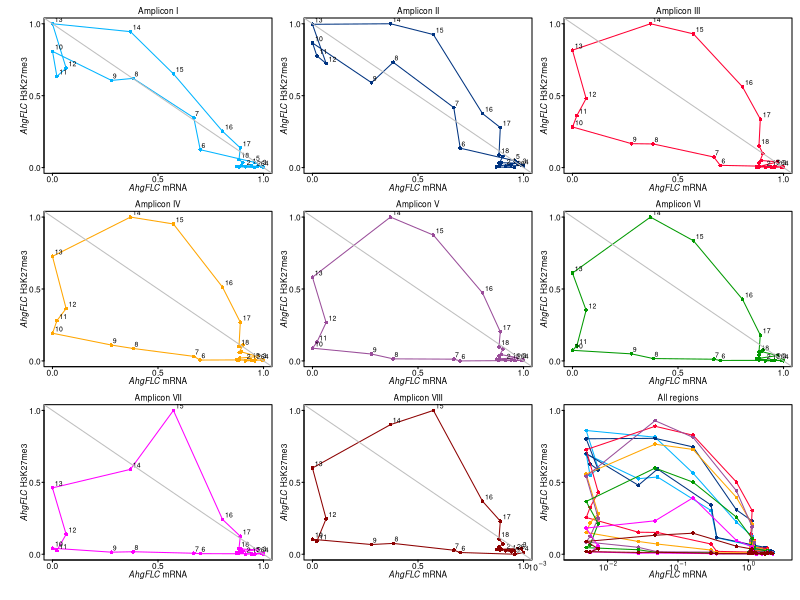

This chart was generated by the following R code:

x<-read.csv("data/Omoide_RNA_histone_2nd_year.csv",header=T,sep=",")
x2<-as.matrix(x)
library(calibrate)

nor <- function(x){(x-min(x))/(max(x)-min(x))}

pdf("figs/RNA-K27_Lissajous_ACT2_STM_2nd_year.pdf",width=3.3,height=3.5)	
par(ps=6)
par(mfrow=c(3,3))
par(oma=c(1,1,0,0))
par(mar=c(1,1.2,0.9,0.4))
par(cex=1)

### mRNA-H3K27me3 ##################################################

# amplicon I
plot(nor(x2[,"FLC.log10mean"]), nor(x2[,"K27_I_STM_mean"]),type="o",
     pch=16,cex=0.5,col=rgb(0,0.7,1),las=1,tcl=-0.1, xlim=c(0,1),ylim=c(0,1),
     xlab="",ylab="",xaxt="n",yaxt="n")

par(ps=5)
textxy(nor(x2[c(1:18,26),"FLC.log10mean"]),
       nor(x2[c(1:18,26),"K27_I_STM_mean"]),
       c(1:18,26),cex=1)	

par(ps=6)
par(mgp=c(0,-0.35,0))
axis(side=1,at=seq(0,1,0.5), tcl=-0.1)
par(mgp=c(0,0.15,0))
axis(side=2,at=seq(0,1,0.5), tcl=-0.1, las=2)

mtext(expression(paste(italic("AhgFLC")," H3K27me3")),side=2,line=0.55)
mtext(expression(paste(italic("AhgFLC")," mRNA")),side=1,line=0.17)
mtext("Amplicon I",side=3,line=0)
abline(1,-1, lwd=1, col="gray")


#amplicon II
plot(nor(x2[,"FLC.log10mean"]), nor(x2[,"K27_II_STM_mean"]),type="o",
     pch=16,cex=0.5,col=rgb(0,0.2,0.5),las=1,tcl=-0.1, xlim=c(0,1),ylim=c(0,1),
     xlab="",ylab="",xaxt="n",yaxt="n")

par(ps=5)
textxy(nor(x2[c(1:18,26),"FLC.log10mean"]),
       nor(x2[c(1:18,26),"K27_II_STM_mean"]),
       c(1:18,26),cex=1)	

par(ps=6)
par(mgp=c(0,-0.35,0))
axis(side=1,at=seq(0,1,0.5), tcl=-0.1)
par(mgp=c(0,0.15,0))
axis(side=2,at=seq(0,1,0.5), tcl=-0.1, las=2)

mtext(expression(paste(italic("AhgFLC")," H3K27me3")),side=2,line=0.55)
mtext(expression(paste(italic("AhgFLC")," mRNA")),side=1,line=0.17)
mtext("Amplicon II",side=3,line=0)
abline(1,-1, lwd=1, col="gray")


# amplicon III
plot(nor(x2[,"FLC.log10mean"]), nor(x2[,"K27_III_STM_mean"]),type="o",
     pch=16,cex=0.5,col=rgb(1,0,0.2),las=1,tcl=-0.1, xlim=c(0,1),ylim=c(0,1),
     xlab="",ylab="",xaxt="n",yaxt="n")

par(ps=5)
textxy(nor(x2[c(1:18,26),"FLC.log10mean"]),
       nor(x2[c(1:18,26),"K27_III_STM_mean"]),
       c(1:18,26),cex=1)	

par(ps=6)
par(mgp=c(0,-0.35,0))
axis(side=1,at=seq(0,1,0.5), tcl=-0.1)
par(mgp=c(0,0.15,0))
axis(side=2,at=seq(0,1,0.5), tcl=-0.1, las=2)

mtext(expression(paste(italic("AhgFLC")," H3K27me3")),side=2,line=0.55)
mtext(expression(paste(italic("AhgFLC")," mRNA")),side=1,line=0.17)
mtext("Amplicon III",side=3,line=0)
abline(1,-1, lwd=1, col="gray")


# amplicon IV	
plot(nor(x2[,"FLC.log10mean"]), nor(x2[,"K27_IV_STM_mean"]),type="o",
     pch=16,cex=0.5,col="orange",las=1,tcl=-0.1, xlim=c(0,1),ylim=c(0,1),
     xlab="",ylab="",xaxt="n",yaxt="n")

par(ps=5)
textxy(nor(x2[c(1:18,26),"FLC.log10mean"]),
       nor(x2[c(1:18,26),"K27_IV_STM_mean"]),
       c(1:18,26),cex=1)	

par(ps=6)
par(mgp=c(0,-0.35,0))
axis(side=1,at=seq(0,1,0.5), tcl=-0.1)
par(mgp=c(0,0.15,0))
axis(side=2,at=seq(0,1,0.5), tcl=-0.1, las=2)

mtext(expression(paste(italic("AhgFLC")," H3K27me3")),side=2,line=0.55)
mtext(expression(paste(italic("AhgFLC")," mRNA")),side=1,line=0.17)
mtext("Amplicon IV",side=3,line=0)
abline(1,-1, lwd=1, col="gray")


# amplicon V
plot(nor(x2[,"FLC.log10mean"]), nor(x2[,"K27_V_STM_mean"]),type="o",
     pch=16,cex=0.5,col=rgb(0.6,0.3,0.6),las=1,tcl=-0.1, xlim=c(0,1),ylim=c(0,1),
     xlab="",ylab="",xaxt="n",yaxt="n")

par(ps=5)
textxy(nor(x2[c(1:18,26),"FLC.log10mean"]),
       nor(x2[c(1:18,26),"K27_V_STM_mean"]),
       c(1:18,26),cex=1)	

par(ps=6)
par(mgp=c(0,-0.35,0))
axis(side=1,at=seq(0,1,0.5), tcl=-0.1)
par(mgp=c(0,0.15,0))
axis(side=2,at=seq(0,1,0.5), tcl=-0.1, las=2)

mtext(expression(paste(italic("AhgFLC")," H3K27me3")),side=2,line=0.55)
mtext(expression(paste(italic("AhgFLC")," mRNA")),side=1,line=0.17)
mtext("Amplicon V",side=3,line=0)
abline(1,-1, lwd=1, col="gray")


# amplicon VI
plot(nor(x2[,"FLC.log10mean"]), nor(x2[,"K27_VI_STM_mean"]),type="o",
     pch=16,cex=0.5,col=rgb(0,0.6,0),las=1,tcl=-0.1, xlim=c(0,1),ylim=c(0,1),
     xlab="",ylab="",xaxt="n",yaxt="n")

par(ps=5)
textxy(nor(x2[c(1:18,26),"FLC.log10mean"]),
       nor(x2[c(1:18,26),"K27_VI_STM_mean"]),
       c(1:18,26),cex=1)	

par(ps=6)
par(mgp=c(0,-0.35,0))
axis(side=1,at=seq(0,1,0.5), tcl=-0.1)
par(mgp=c(0,0.15,0))
axis(side=2,at=seq(0,1,0.5), tcl=-0.1, las=2)

mtext(expression(paste(italic("AhgFLC")," H3K27me3")),side=2,line=0.55)
mtext(expression(paste(italic("AhgFLC")," mRNA")),side=1,line=0.17)
mtext("Amplicon VI",side=3,line=0)
abline(1,-1, lwd=1, col="gray")


# amplicon VII
plot(nor(x2[,"FLC.log10mean"]), nor(x2[,"K27_VII_STM_mean"]),type="o",
     pch=16,cex=0.5,col=rgb(1,0,1),las=1,tcl=-0.1, xlim=c(0,1),ylim=c(0,1),
     xlab="",ylab="",xaxt="n",yaxt="n")

par(ps=5)
textxy(nor(x2[c(1:18,26),"FLC.log10mean"]),
       nor(x2[c(1:18,26),"K27_VII_STM_mean"]),
       c(1:18,26),cex=1)	

par(ps=6)
par(mgp=c(0,-0.35,0))
axis(side=1,at=seq(0,1,0.5), tcl=-0.1)
par(mgp=c(0,0.15,0))
axis(side=2,at=seq(0,1,0.5), tcl=-0.1, las=2)

mtext(expression(paste(italic("AhgFLC")," H3K27me3")),side=2,line=0.55)
mtext(expression(paste(italic("AhgFLC")," mRNA")),side=1,line=0.17)
mtext("Amplicon VII",side=3,line=0)
abline(1,-1, lwd=1, col="gray")


# amplicon VIII
plot(nor(x2[,"FLC.log10mean"]), nor(x2[,"K27_VIII_STM_mean"]),type="o",
     pch=16,cex=0.5,col=rgb(0.55,0,0),las=1,tcl=-0.1, xlim=c(0,1),ylim=c(0,1),
     xlab="",ylab="",xaxt="n",yaxt="n")

par(ps=5)
textxy(nor(x2[c(1:18,26),"FLC.log10mean"]),
       nor(x2[c(1:18,26),"K27_VIII_STM_mean"]),
       c(1:18,26),cex=1)	

par(ps=6)
par(mgp=c(0,-0.35,0))
axis(side=1,at=seq(0,1,0.5), tcl=-0.1)
par(mgp=c(0,0.15,0))
axis(side=2,at=seq(0,1,0.5), tcl=-0.1, las=2)

mtext(expression(paste(italic("AhgFLC")," H3K27me3")),side=2,line=0.55)
mtext(expression(paste(italic("AhgFLC")," mRNA")),side=1,line=0.17)
mtext("Amplicon VIII",side=3,line=0)
abline(1,-1, lwd=1, col="gray")



###mRNA-H3K27me3(All regions)###	

# amplicon I
plot(x2[,"FLC.log10mean"], x2[,"K27_I_STM_mean"],type="o",
     pch=16,cex=0.5,col=rgb(0,0.7,1),las=1,tcl=-0.1, xlim=c(-2.5,0.5),ylim=c(0,1),
     xlab="",ylab="",xaxt="n",yaxt="n")

#amplicon II
par(new=T)
plot(x2[,"FLC.log10mean"], x2[,"K27_II_STM_mean"],type="o",
     pch=16,cex=0.5,col=rgb(0,0.2,0.5),las=1,tcl=-0.1, xlim=c(-2.5,0.5),ylim=c(0,1),
     xlab="",ylab="",xaxt="n",yaxt="n",axes=F, ann=F)

# amplicon III
par(new=T)
plot(x2[,"FLC.log10mean"], x2[,"K27_III_STM_mean"],type="o",
     pch=16,cex=0.5,col=rgb(1,0,0.2),las=1,tcl=-0.1, xlim=c(-2.5,0.5),ylim=c(0,1),
     xlab="",ylab="",xaxt="n",yaxt="n",axes=F, ann=F)

# amplicon IV
par(new=T)
plot(x2[,"FLC.log10mean"], x2[,"K27_IV_STM_mean"],type="o",
     pch=16,cex=0.5,col="orange",las=1,tcl=-0.1, xlim=c(-2.5,0.5),ylim=c(0,1),
     xlab="",ylab="",xaxt="n",yaxt="n",axes=F, ann=F)

# amplicon V
par(new=T)
plot(x2[,"FLC.log10mean"], x2[,"K27_V_STM_mean"],type="o",
     pch=16,cex=0.5,col=rgb(0.6,0.3,0.6),las=1,tcl=-0.1, xlim=c(-2.5,0.5),ylim=c(0,1),
     xlab="",ylab="",xaxt="n",yaxt="n",axes=F, ann=F)

# amplicon VI
par(new=T)
plot(x2[,"FLC.log10mean"], x2[,"K27_VI_STM_mean"],type="o",
     pch=16,cex=0.5,col=rgb(0,0.6,0),las=1,tcl=-0.1, xlim=c(-2.5,0.5),ylim=c(0,1),
     xlab="",ylab="",xaxt="n",yaxt="n",axes=F, ann=F)

# amplicon VII
par(new=T)
plot(x2[,"FLC.log10mean"], x2[,"K27_VII_STM_mean"],type="o",
     pch=16,cex=0.5,col=rgb(1,0,1),las=1,tcl=-0.1, xlim=c(-2.5,0.5),ylim=c(0,1),
     xlab="",ylab="",xaxt="n",yaxt="n",axes=F, ann=F)

# amplicon VIII
par(new=T)
plot(x2[,"FLC.log10mean"], x2[,"K27_VIII_STM_mean"],type="o",
     pch=16,cex=0.5,col=rgb(0.55,0,0),las=1,tcl=-0.1, xlim=c(-2.5,0.5),ylim=c(0,1),
     xlab="",ylab="",xaxt="n",yaxt="n",axes=F, ann=F)


axis(side=1,at=seq(-3,0,1), tcl=-0.1, labels=F)
mtext(c(expression(10^-3),expression(10^-2),expression(10^-1),expression(10^0)),side=1,at=seq(-3,0,1),line=-0.28)
par(mgp=c(0,0.15,0))
axis(side=2,at=seq(0,1,0.5), tcl=-0.1, las=2)

mtext(expression(paste(italic("AhgFLC")," H3K27me3")),side=2,line=0.55)
mtext(expression(paste(italic("AhgFLC")," mRNA")),side=1,line=0.17)
mtext("All regions",side=3,line=0)

dev.off()
